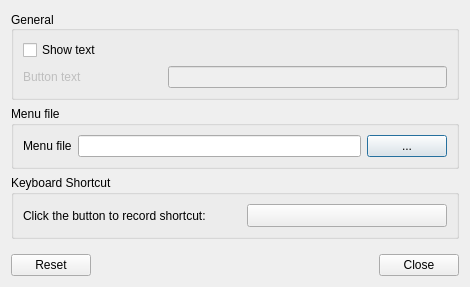
<?xml version="1.0" encoding="UTF-8"?>
<ui version="4.0">
 <class>RazorMainMenuConfiguration</class>
 <widget class="QDialog" name="RazorMainMenuConfiguration">
  <property name="geometry">
   <rect>
    <x>0</x>
    <y>0</y>
    <width>470</width>
    <height>287</height>
   </rect>
  </property>
  <property name="windowTitle">
   <string>Razor Main Menu settings</string>
  </property>
  <layout class="QVBoxLayout" name="verticalLayout">
   <item>
    <widget class="QGroupBox" name="generalGB">
     <property name="title">
      <string>General</string>
     </property>
     <property name="alignment">
      <set>Qt::AlignLeading|Qt::AlignLeft|Qt::AlignVCenter</set>
     </property>
     <property name="flat">
      <bool>false</bool>
     </property>
     <property name="checkable">
      <bool>false</bool>
     </property>
     <layout class="QGridLayout" name="gridLayout">
      <item row="0" column="0" colspan="3">
       <widget class="QCheckBox" name="showTextCB">
        <property name="text">
         <string>Show text</string>
        </property>
       </widget>
      </item>
      <item row="1" column="0">
       <widget class="QLabel" name="textL">
        <property name="enabled">
         <bool>false</bool>
        </property>
        <property name="text">
         <string>Button text</string>
        </property>
       </widget>
      </item>
      <item row="1" column="1" colspan="2">
       <widget class="QLineEdit" name="textLE">
        <property name="enabled">
         <bool>false</bool>
        </property>
       </widget>
      </item>
     </layout>
    </widget>
   </item>
   <item>
    <widget class="QGroupBox" name="menuGB">
     <property name="enabled">
      <bool>true</bool>
     </property>
     <property name="title">
      <string>Menu file</string>
     </property>
     <layout class="QGridLayout" name="gridLayout_2">
      <item row="0" column="0">
       <widget class="QLabel" name="menuFileL">
        <property name="text">
         <string>Menu file</string>
        </property>
       </widget>
      </item>
      <item row="0" column="1">
       <widget class="QLineEdit" name="menuFilePathLE">
        <property name="readOnly">
         <bool>true</bool>
        </property>
       </widget>
      </item>
      <item row="0" column="2">
       <widget class="QPushButton" name="chooseMenuFilePB">
        <property name="text">
         <string>...</string>
        </property>
       </widget>
      </item>
     </layout>
    </widget>
   </item>
   <item>
    <widget class="QGroupBox" name="groupBox">
     <property name="title">
      <string>Keyboard Shortcut</string>
     </property>
     <layout class="QGridLayout" name="gridLayout_3">
      <item row="0" column="1">
       <widget class="ShortcutSelector" name="shortcutEd">
        <property name="minimumSize">
         <size>
          <width>200</width>
          <height>0</height>
         </size>
        </property>
        <property name="text">
         <string/>
        </property>
       </widget>
      </item>
      <item row="0" column="0">
       <widget class="QLabel" name="label">
        <property name="text">
         <string>Click the button to record shortcut:</string>
        </property>
       </widget>
      </item>
     </layout>
    </widget>
   </item>
   <item>
    <spacer name="verticalSpacer">
     <property name="orientation">
      <enum>Qt::Vertical</enum>
     </property>
     <property name="sizeHint" stdset="0">
      <size>
       <width>20</width>
       <height>41</height>
      </size>
     </property>
    </spacer>
   </item>
   <item>
    <widget class="QDialogButtonBox" name="buttons">
     <property name="orientation">
      <enum>Qt::Horizontal</enum>
     </property>
     <property name="standardButtons">
      <set>QDialogButtonBox::Close|QDialogButtonBox::Reset</set>
     </property>
    </widget>
   </item>
  </layout>
 </widget>
 <customwidgets>
  <customwidget>
   <class>ShortcutSelector</class>
   <extends>QToolButton</extends>
   <header location="global">lxqt-globalkeys-ui/shortcut_selector.h</header>
  </customwidget>
 </customwidgets>
 <resources/>
 <connections/>
</ui>
